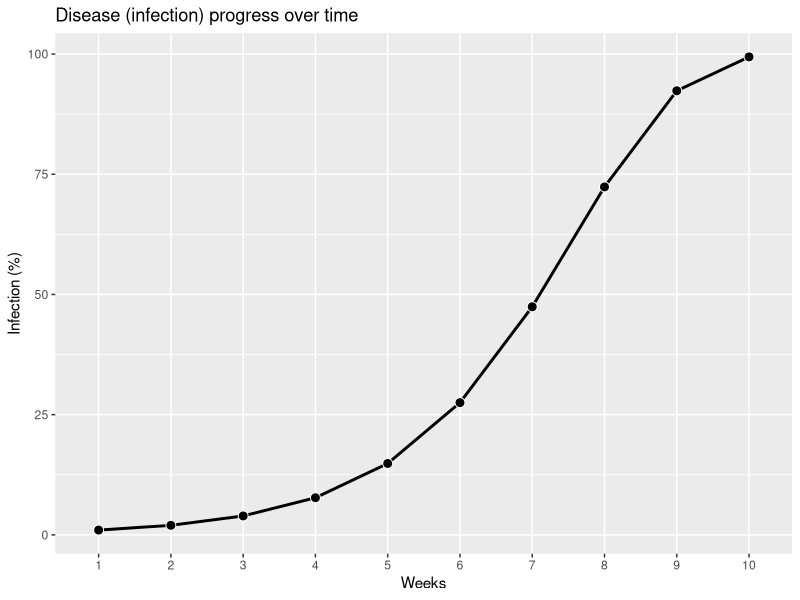
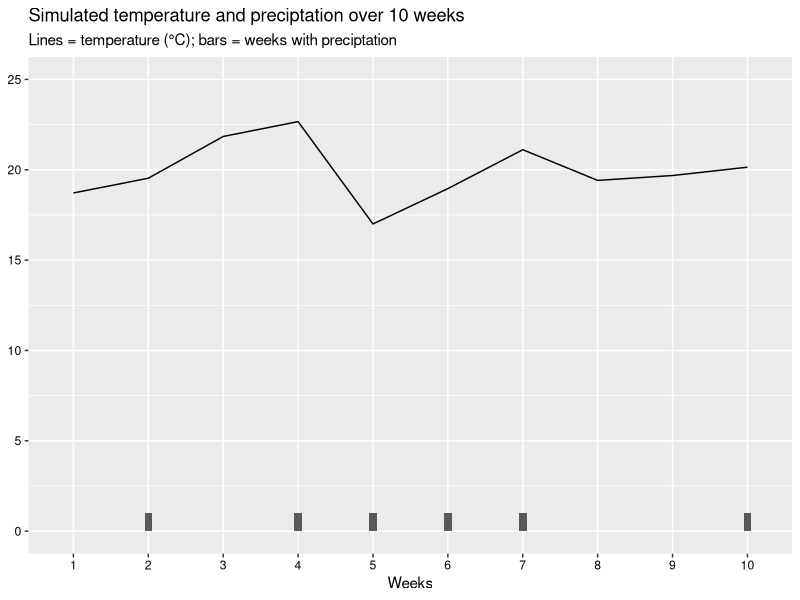
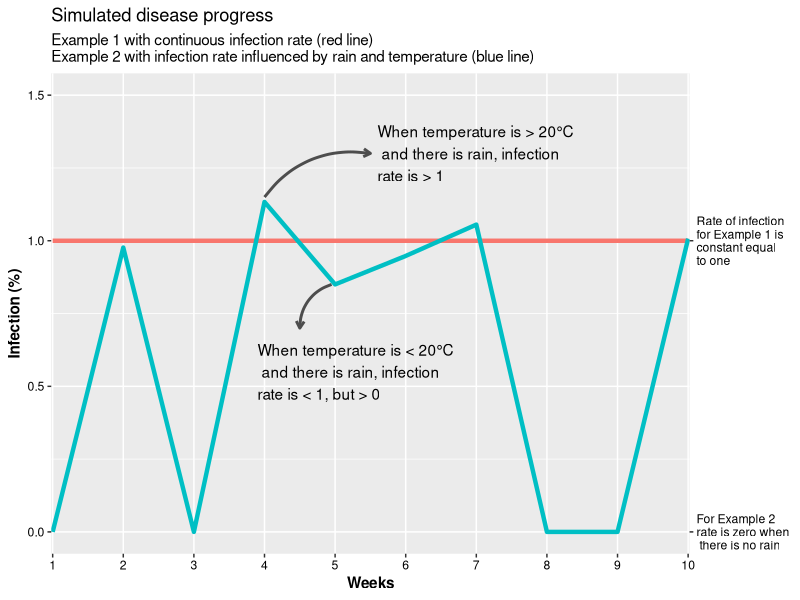
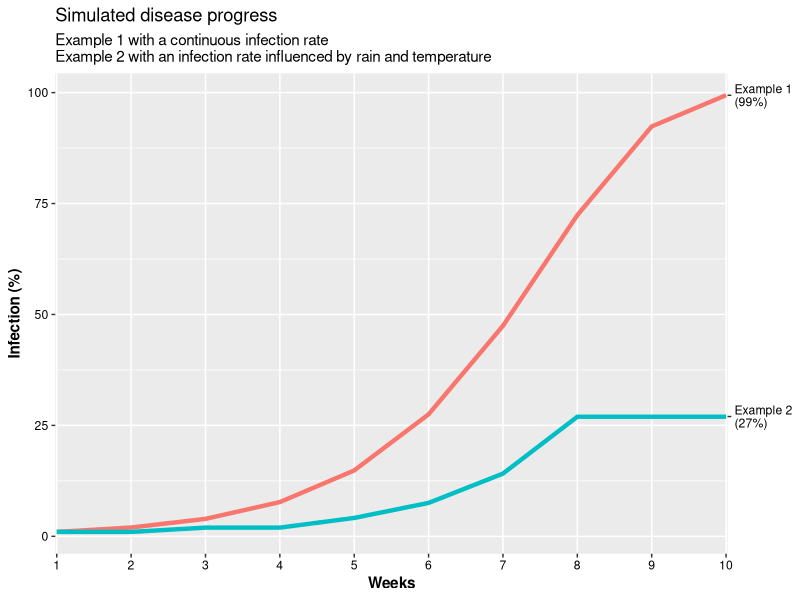
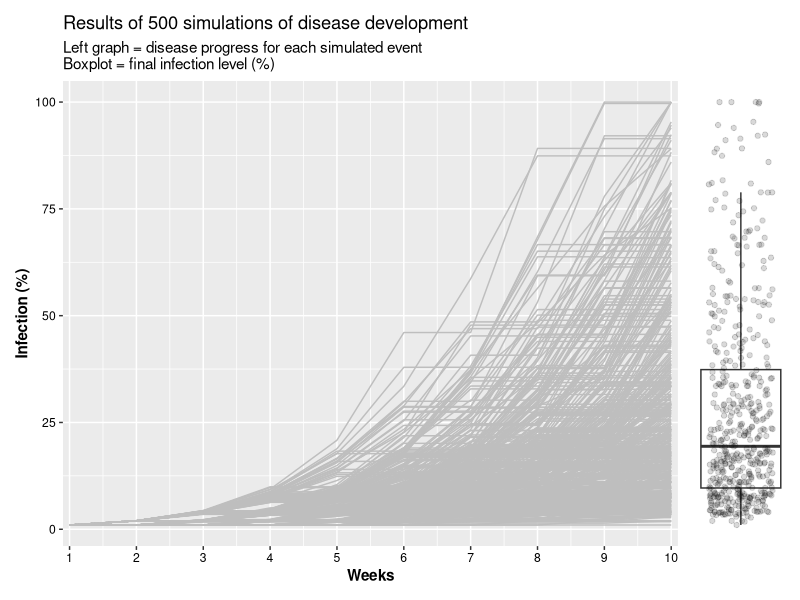
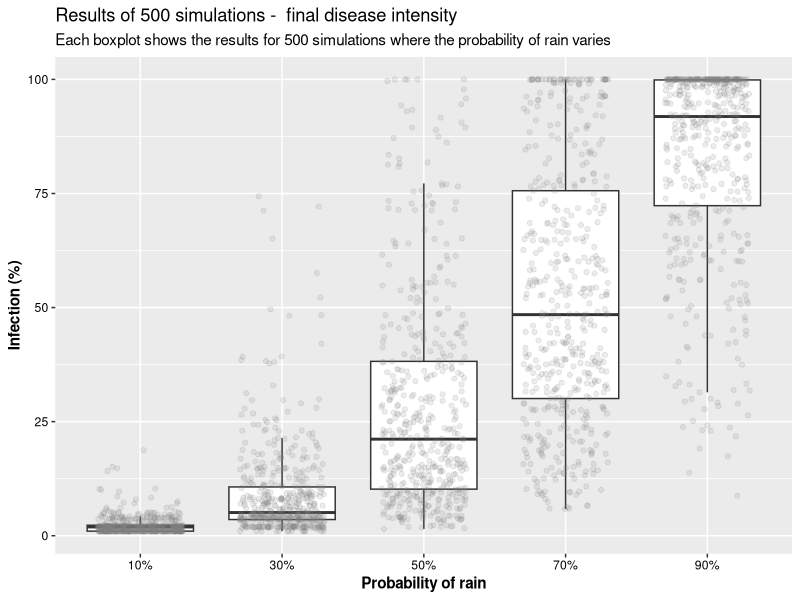

Generate these figures, in order, with R: (Note: a time limit stopped this script after it produced the figures.)
## ---- chunk 1
# Load packages
library(tidyverse)
library(purrr)
library(patchwork)

# First, we will create a matrix of 10 x 1 (= 10 rows x 1 column). For this exercise, assume that each row represents a "weekly" time interval

examp_1 <- data.frame(p_inf_1 = c(1, rep(0,9)))

# Replace the first cell of the column from 0 to 1

# Set the rate parameter to 1
rate <- 1

# Simulate the disease infection for another 9 weeks based on a logistic growth model (week one is set to 1% based on the initial infection size)
for (j in 2:10) {
  examp_1[j,] <- examp_1[j-1,] * (1 + rate*(1 - examp_1[j-1,]/100))
}

examp_1$weeks <- 1:10

examp_1 %>% mutate(weeks = as.factor(weeks)) %>% 
  ggplot(aes(x = weeks, y = p_inf_1, group = 1))+
  geom_line(size = 1)+
  geom_point(shape = 21, color = "white", fill = "black", size=3)+
  labs(y = 'Infection (%)', 
       x = "Weeks", 
       title = "Disease (infection) progress over time")

## ---- chunk 2

set.seed(441909) # Used to make the example reproducible 

weather <- data.frame(weeks = 1:10, 
                      rain = rbinom(n=10,size=1,prob=.5), # rainfall is considered as a random sample from the binomial distribution
                      temp = 20+rnorm(n=10,mean=0,sd=2)) # 20 = baseline temperature; create a random sample from a normal distribution 
                      
weather %>% 
  mutate(weeks = factor(weeks)) %>% 
  ggplot(aes(x = weeks, group = 1)) +
  geom_line(aes(y = temp)) +
  geom_col(aes(y = rain), width = .1) +
  
  scale_y_continuous(limits = c(0,25), breaks = seq(0,25,5)) +
  
  labs(title = "Simulated temperature and preciptation over 10 weeks",
       subtitle = "Lines = temperature (°C); bars = weeks with preciptation", 
       y = NULL, 
       x = "Weeks")+
  theme(axis.text = element_text(colour = "black"))

## ---- chunk 3

examp_2 <- 
  weather %>% 
  # Assume infection occurs only when there is rain, 
  # and when the temperature > 20C, infection and disease will increase
  mutate(rate_2 = rate * rain * (1 + (temp - 20)/20)) %>% 
  mutate(p_inf_2 =  c(1, rep(0,9))) # just to open a new column
  
  for (j in 2:10) {examp_2$p_inf_2[j] <- examp_2$p_inf_2[j-1] * 
                       (1 + examp_2$rate_2[j-1]*(1 - examp_2$p_inf_2[j-1]/100))}
 
examp_2
## ---- chunk 4
 data_inf <- left_join(examp_1, examp_2) %>% 
  mutate(rate_1 = 1, 
         weeks = factor(weeks)) %>% 
  select(weeks, p_inf_1, p_inf_2, rate_1, rate_2) 

pivot_longer(data_inf, cols = c(rate_1, rate_2), names_to = "Rate_Perc") %>% 
    
ggplot(., aes(x=weeks, y = value, color = Rate_Perc, group = Rate_Perc))+
    geom_line(size = 1.5)+
    
  scale_y_continuous(limits = c(0,1.5), sec.axis = sec_axis(~.*1, breaks = c(0, 1), 
                labels = c("For Example 2 \nrate is zero when \n there is no rain", 
                           "Rate of infection \nfor Example 1 is\nconstant equal\nto one")))+
  scale_x_discrete(expand = c(0,0.02))+

  labs(x = "Weeks", y = "Infection (%)", 
       title = "Simulated disease progress",
       subtitle = "Example 1 with continuous infection rate (red line) \nExample 2 with infection rate influenced by rain and temperature (blue line)")+
  
  theme(
    legend.position = "none", 
    axis.text = element_text(color="black"), 
    axis.title = element_text(face="bold"))+
# Annotation for temp >20C
annotate(geom = "curve", x = 4, y = 1.15, xend = 5.5, yend = 1.3, 
    curvature = -.3, arrow = arrow(length = unit(2, "mm")), size = 1, color = "grey30") +
annotate(label = "When temperature is > 20°C\n and there is rain, infection\nrate is > 1",
         geom = "text", x = 5.6, y = 1.3, hjust = "left")+

# Annotation for temp <20C
annotate(geom = "curve", x = 4.95, y = .85, xend = 4.5, yend = 0.7, 
    curvature = .35, arrow = arrow(length = unit(2, "mm")), size = 1, color = "grey30") +
annotate(label = "When temperature is < 20°C\n and there is rain, infection\nrate is < 1, but > 0",
         geom = "text", x = 3.9, y = .55, hjust = "left")  

## ---- chunk 5
 data_inf <- left_join(examp_1, examp_2) %>% 
  mutate(rate_1 = 1, 
         weeks = factor(weeks)) %>% 
  select(weeks, p_inf_1, p_inf_2, rate_1, rate_2) 

pivot_longer(data_inf, cols = c(p_inf_1, p_inf_2), names_to = "Inf_Perc") %>% 
    
ggplot(., aes(x=weeks, y = value, color = Inf_Perc, group = Inf_Perc))+
    geom_line(size = 1.5)+
    
  scale_y_continuous(sec.axis = sec_axis(~.*1,  
                                           breaks = c(27, 99.4), 
                                           labels = c("Example 2\n(27%)", "Example 1\n(99%)")))+
  scale_x_discrete(expand = c(0,0.02))+

  labs(x = "Weeks", y = "Infection (%)", 
       title = "Simulated disease progress",
       subtitle = "Example 1 with a continuous infection rate \nExample 2 with an infection rate influenced by rain and temperature")+
  
  theme(
    legend.position = "none", 
    axis.text = element_text(color="black"), 
    axis.title = element_text(face="bold"))

## ---- chunk 6

# Create a function to simulate multiple scenarios

discast <- function(rate,nweeks,start,rprob){
  
  # rate is the increase in disease under conducive conditions
  # nweeks is the number of weeks considered
  # start is the starting infection percentage
  # rprob is the probability of rain in any given week
  
  perinf <- data.frame(p_inf = rep(0,nweeks), 
                       rain = rbinom(n=nweeks,size=1,prob=rprob), 
                       temp = rep(0,nweeks))
  perinf[1,1] <- start
  perinf[1,3] <- 20

  # Here we use a little more complex simulation for temperature, considering that each day is not independent, 
  # but rather a random sample considering the temperature from the day before
  for(j in 2:nweeks){
    perinf$temp[j] <- perinf$temp[j-1] + rnorm(n=1,mean=0,sd=2) }
  
  # Generate the time series of rates
  perinf <- 
    mutate(perinf, temp = if_else(temp<0,0,temp)) %>%  # To avoid problem with negative temp
    mutate(rate = rate * rain * (1+(temp - 20)/20))
 
  for (j in 2:10) {perinf$p_inf[j] <- perinf$p_inf[j-1] * 
    (1 + perinf$rate[j-1]*(1 - (if_else(perinf$p_inf[j-1]>=100, 1, perinf$p_inf[j-1]/100)))) 
  
    perinf <-  mutate(perinf, week = 1:nweeks, 
                      p_inf = if_else(p_inf>=100, 100, p_inf))  
  }
  perinf
}

# Using functions from the purrr package, we will simulate multiple scenarios
n_simu <- 500  # Number of simulations

simul_1 <- map(seq_len(n_simu), ~discast(rate=1,nweeks=10,start=1,rprob=.5)) %>% 
           map2(., 1:n_simu, ~cbind(.x, RUN = .y)) %>% bind_rows()

head(simul_1)
tail(simul_1)

## ---- chunk 7

  a <- ggplot(simul_1) +
  geom_line(aes(x= week, y = p_inf, color = RUN, group = RUN), color = "grey")+
    labs(x = "Weeks", y = "Infection (%)", 
       title = "Results of 500 simulations of disease development",
       subtitle = "Left graph = disease progress for each simulated event\nBoxplot = final infection level (%)")+
  
  scale_x_continuous(breaks = 1:10, expand = c(0.0,0.1))+
  
  theme(
    legend.position = "none", 
    axis.text = element_text(color="black"), 
    axis.title = element_text(face="bold"))
  
  b <- filter(simul_1,week == 10) %>% 
  ggplot(aes(x= week, y = p_inf)) +
    geom_boxplot(outlier.alpha = 0)+
    geom_jitter(alpha = 0.15, width = 0.3)+
    
    theme(
    panel.background = element_blank(),
    axis.title = element_blank(),
    axis.text = element_blank(),
    axis.ticks = element_blank())

  a+ b + 
    plot_layout(
      ncol = 2, 
      widths = c(7, 1)   ) 
  
## ---- chunk 8
# Each overall scenario changes the probability of rain

# Number of simulations
n_simu <- 500

simul_01 <- map(seq_len(n_simu), ~discast(rate=1,nweeks=10,start=1,rprob=.1)) %>% 
           map2(., 1:n_simu, ~cbind(.x, RUN = .y)) %>% bind_rows() %>% 
  mutate(prob= "p01")

simul_03 <- map(seq_len(n_simu), ~discast(rate=1,nweeks=10,start=1,rprob=.3)) %>% 
           map2(., 1:n_simu, ~cbind(.x, RUN = .y)) %>% bind_rows() %>% 
  mutate(prob= "p03")

simul_05 <- map(seq_len(n_simu), ~discast(rate=1,nweeks=10,start=1,rprob=.5)) %>% 
           map2(., 1:n_simu, ~cbind(.x, RUN = .y)) %>% bind_rows() %>% 
  mutate(prob= "p05")


simul_07 <- map(seq_len(n_simu), ~discast(rate=1,nweeks=10,start=1,rprob=.7)) %>% 
           map2(., 1:n_simu, ~cbind(.x, RUN = .y)) %>% bind_rows() %>% 
  mutate(prob= "p07")


simul_09 <- map(seq_len(n_simu), ~discast(rate=1,nweeks=10,start=1,rprob=.9)) %>% 
           map2(., 1:n_simu, ~cbind(.x, RUN = .y)) %>% bind_rows() %>% 
  mutate(prob= "p09")

bind_rows(simul_01, simul_03, simul_05, simul_07, simul_09) %>% 
  filter(week==10) %>% 
 ggplot(aes(x= prob, y = p_inf)) +
    geom_boxplot(outlier.alpha = 0)+
    geom_jitter(alpha = 0.15, width = 0.3, color="grey50")+

labs(x = "Probability of rain", y = "Infection (%)", 
     title = "Results of 500 simulations -  final disease intensity", 
     subtitle = "Each boxplot shows the results for 500 simulations where the probability of rain varies")+
  scale_x_discrete(labels = c("10%", "30%", "50%", "70%", "90%"))+ 
   
  theme(
    legend.position = "none", 
    axis.text = element_text(color="black"), 
    axis.title = element_text(face="bold"))

## ---- chunk 9
# Change the rate of disease increase

simul_025 <- map(seq_len(n_simu), ~discast(rate=.25,nweeks=10,start=1,rprob=.5)) %>% 
           map2(., 1:n_simu, ~cbind(.x, RUN = .y)) %>% bind_rows() %>% 
  mutate(prob= "r_025")

simul_050 <- map(seq_len(n_simu), ~discast(rate=.5, nweeks=10,start=1,rprob=.5)) %>% 
           map2(., 1:n_simu, ~cbind(.x, RUN = .y)) %>% bind_rows() %>% 
  mutate(prob= "r_050")

simul_075 <- map(seq_len(n_simu), ~discast(rate=.75,nweeks=10,start=1,rprob=.5)) %>% 
           map2(., 1:n_simu, ~cbind(.x, RUN = .y)) %>% bind_rows() %>% 
  mutate(prob= "r_075")


simul_100 <- map(seq_len(n_simu), ~discast(rate=1,nweeks=10,start=1,rprob=.5)) %>% 
           map2(., 1:n_simu, ~cbind(.x, RUN = .y)) %>% bind_rows() %>% 
  mutate(prob= "r_100")


simul_125 <- map(seq_len(n_simu), ~discast(rate=1.25,nweeks=10,start=1,rprob=.5)) %>% 
           map2(., 1:n_simu, ~cbind(.x, RUN = .y)) %>% bind_rows() %>% 
  mutate(prob= "r_125")

simul_150 <- map(seq_len(n_simu), ~discast(rate=1.5,nweeks=10,start=1,rprob=.5)) %>% 
           map2(., 1:n_simu, ~cbind(.x, RUN = .y)) %>% bind_rows() %>% 
  mutate(prob= "r_150")

simul_175 <- map(seq_len(n_simu), ~discast(rate=1.75,nweeks=10,start=1,rprob=.5)) %>% 
           map2(., 1:n_simu, ~cbind(.x, RUN = .y)) %>% bind_rows() %>% 
  mutate(prob= "r_175")

simul_200 <- map(seq_len(n_simu), ~discast(rate=2,nweeks=10,start=1,rprob=.5)) %>% 
           map2(., 1:n_simu, ~cbind(.x, RUN = .y)) %>% bind_rows() %>% 
  mutate(prob= "r_200")


bind_rows(simul_025, simul_050, simul_075, simul_100, simul_125,
          simul_150, simul_175, simul_200) %>% 
    filter(week==10) %>% 
 ggplot(aes(x= prob, y = p_inf)) +
    geom_boxplot(outlier.alpha = 0)+
    geom_jitter(alpha = 0.15, width = 0.3, color="grey50")+

labs(x = "Rate of disease progress", y = "Infection (%)", 
     title = "Results of 500 simulations -  final disease intensity", 
     subtitle = "Each boxplot shows the results for 500 simulations with different rates of disease progress")+
  scale_x_discrete(labels = c("0.25", "0.50", "0.75", "1.0", "1.25", "1.50", "1.75", "2.00"))+ 
   
  theme(
    legend.position = "none", 
    axis.text = element_text(color="black"), 
    axis.title = element_text(face="bold"))

## ---- chunk 10

interven <- function(rate,nweeks,start,rprob,inter,action){
  # rate is the increase in disease under conducive conditions
  # nweeks is the number of weeks being considered
  # start is the starting infection percentage
  # rprob is the probability of rain in any given week
  # inter indicates whether the intervention rule will be used or not
  # action is the threshold for implement the intervention  

  perinf <- data.frame(p_inf = rep(0,nweeks), 
    # The probability of rain each week is independent, but with the same probability                   
                       rain = rbinom(n=nweeks,size=1,prob=rprob), 
                       temp = rep(0,nweeks))
  perinf[1,1] <- start
  perinf[1,3] <- 20

  # Temperature (the temperature will depend on the previous day's temperature)
  for(j in 2:nweeks){
    perinf$temp[j] <- perinf$temp[j-1] + rnorm(n=1,mean=0,sd=2) }
  
  # Generate the time series of rates
  perinf <- 
    mutate(perinf, temp = if_else(temp<0,0,temp)) %>%  # To avoid problem with negative temp
    mutate(rate = rate * rain * (1+(temp - 20)/20))
 
  # If our we apply an intervention, the rate will decrease to 10% of what it was 
for (j in 2:nweeks) {
    t_rate <- perinf$rate[j-1]
    if(perinf$p_inf[j-1] > action & inter) {
               t_rate <- 0.1*t_rate} 
    
   # perinf$p_inf[j] <- perinf$p_inf[j-1] * 
   #    (1 + t_rate*(1 - perinf$p_inf[j-1]/100))}
   # 
  
     perinf$p_inf[j] <- perinf$p_inf[j-1] * 
      (1 + t_rate*(1 - (if_else(perinf$p_inf[j-1]>=100, 1, perinf$p_inf[j-1]/100))))
}
  
      perinf <-  mutate(perinf, week = 1:nweeks, 
                      p_inf = if_else(p_inf>=100, 100, p_inf))  
  
    perinf
}

   
inter_30_Y <- map(seq_len(n_simu), ~interven(rate = 1,nweeks = 10,start = 1,rprob = 0.5,inter = TRUE,action = 30)) %>% 
            map2(., 1:n_simu, ~cbind(.x, RUN = .y)) %>% bind_rows() %>% 
  mutate(action= "inter_10", interv = "YES")
   

inter_30_N <- map(seq_len(n_simu), ~interven(rate = 1,nweeks = 10,start = 1,rprob = 0.5,inter = FALSE,action = 30)) %>% 
            map2(., 1:n_simu, ~cbind(.x, RUN = .y)) %>% bind_rows() %>% 
  mutate(action= "inter_10", interv = "NO")

head(inter_30_Y)

## ---- chunk 11

  no_intervention <- 
  ggplot(inter_30_N) +
  geom_line(aes(x= week, y = p_inf, color = RUN, group = RUN), color = "grey")+
    labs(x = "Weeks", y = "Infection (%)", 
       title = "NO INTERVENTION",
       subtitle = "Disease progess (rate) is condtional to temperature and rain, but without an intervention") +
  
  scale_x_continuous(breaks = 1:10, expand = c(0.0,0.1))+
  
  theme(
    legend.position = "none", 
    axis.text = element_text(color="black"), 
    axis.title = element_text(face="bold"))
  
  no_intervention_box <- filter(inter_30_N,week == 10) %>% 
  ggplot(aes(x= week, y = p_inf)) +
    geom_boxplot(outlier.alpha = 0)+
    geom_jitter(alpha = 0.15, width = 0.3, color="grey50")+
    
    theme(
    panel.background = element_blank(),
    axis.title = element_blank(),
    axis.text = element_blank(),
    axis.ticks = element_blank())

 with_intervention <- 
  ggplot(inter_30_Y) +
  geom_line(aes(x= week, y = p_inf, color = RUN, group = RUN), color = "grey")+
  geom_hline(aes(yintercept=30), linetype = "dashed")+  
    labs(x = "Weeks", y = "Infection (%)", 
       title = "WITH INTERVENTION",
       subtitle = "When infection is \u2265 30% an intervention reduces the rate of disease progress")+
  
  scale_x_continuous(breaks = 1:10, expand = c(0.0,0.1))+
  scale_y_continuous(limits = c(0,100))+

  theme(
    legend.position = "none", 
    axis.text = element_text(color="black"), 
    axis.title = element_text(face="bold"))+
    annotate(label = "30% intervention threshold", geom = "text", x = 1, y = 33, hjust = "left")  
  
  with_intervention_box <-
    filter(inter_30_Y,week == 10) %>% 
  ggplot(aes(x= week, y = p_inf)) +
    geom_boxplot(outlier.alpha = 0)+
    geom_jitter(alpha = 0.15, width = 0.3, color="grey50")+
    scale_y_continuous(limits = c(0,100))+

    theme(
    panel.background = element_blank(),
    axis.title = element_blank(),
    axis.text = element_blank(),
    axis.ticks = element_blank())

  no_intervention + no_intervention_box +
  with_intervention + with_intervention_box + 
    plot_layout(
      ncol = 2, 
      nrow = 2,
      widths = c(7, 1, 
                 7, 1)   ) 
  
## ---- chunk 12
n_simu = 100 # reduce the number of simulations for computational efficiency 
FUN_inter <- function(int_perc){
  map(seq_len(n_simu), ~interven(rate = 1,nweeks = 10,start = 1,rprob = 0.5,inter = TRUE,action = int_perc)) %>% 
    map2(., 1:n_simu, ~cbind(.x, RUN = .y)) %>% 
    bind_rows() %>% 
    mutate(action= int_perc, interv = "YES")
  }

inter_yes <- map(c(5, 10, 15, 20, 40, 60, 80, 100),FUN_inter) %>% 
  bind_rows()

# Show boxplots

inter_yes %>% 
    filter(week==10) %>% 
   ggplot(aes(x= factor(action), y = p_inf, group = action)) +
    geom_boxplot( outlier.alpha = 0)+
    geom_jitter(alpha = 0.15, width = 0.3, color="grey50")+
  
  labs(x = "Action threshold (%)", 
       y = "Infection (%)", 
       title = "Final infection level with different intervention thresholds", 
       subtitle = "With intervention, the rate is reduced to 10% of its value")+
  scale_x_discrete(labels = c("5%", "10%", "15%", "20%", "40%", "60%", "80%", "No intervention"))+ 
   
  theme(
    legend.position = "none", 
    axis.text = element_text(color="black"), 
    axis.title = element_text(face="bold"))
